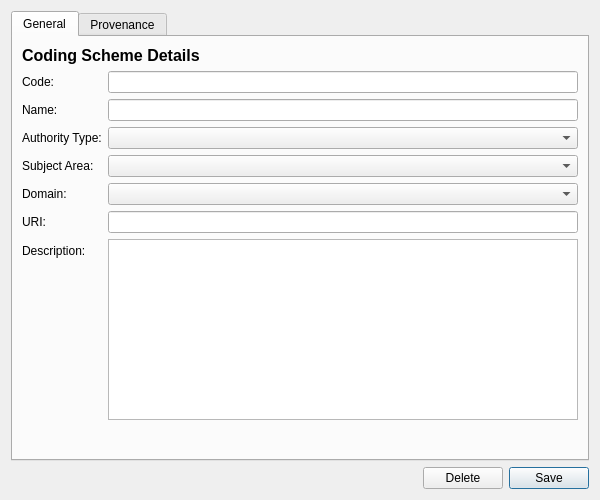
<?xml version="1.0" encoding="UTF-8"?>
<ui version="4.0">
 <class>CodingSchemeDetailDialog</class>
 <widget class="QWidget" name="CodingSchemeDetailDialog">
  <property name="geometry">
   <rect>
    <x>0</x>
    <y>0</y>
    <width>600</width>
    <height>500</height>
   </rect>
  </property>
  <property name="minimumSize">
   <size>
    <width>600</width>
    <height>500</height>
   </size>
  </property>
  <property name="windowTitle">
   <string>Coding Scheme</string>
  </property>
  <layout class="QVBoxLayout" name="verticalLayout">
   <item>
    <widget class="QTabWidget" name="tabWidget">
     <property name="currentIndex">
      <number>0</number>
     </property>
     <widget class="QWidget" name="generalTab">
      <attribute name="title">
       <string>General</string>
      </attribute>
      <layout class="QVBoxLayout" name="generalLayout">
       <item>
        <widget class="QLabel" name="titleLabel">
         <property name="font">
          <font>
           <pointsize>12</pointsize>
           <bold>true</bold>
          </font>
         </property>
         <property name="text">
          <string>Coding Scheme Details</string>
         </property>
        </widget>
       </item>
       <item>
        <layout class="QFormLayout" name="formLayout">
         <item row="0" column="0">
          <widget class="QLabel" name="codeLabel">
           <property name="text">
            <string>Code:</string>
           </property>
          </widget>
         </item>
         <item row="0" column="1">
          <widget class="QLineEdit" name="codeEdit">
           <property name="maxLength">
            <number>100</number>
           </property>
          </widget>
         </item>
         <item row="1" column="0">
          <widget class="QLabel" name="nameLabel">
           <property name="text">
            <string>Name:</string>
           </property>
          </widget>
         </item>
         <item row="1" column="1">
          <widget class="QLineEdit" name="nameEdit">
           <property name="maxLength">
            <number>255</number>
           </property>
          </widget>
         </item>
         <item row="2" column="0">
          <widget class="QLabel" name="authorityTypeLabel">
           <property name="text">
            <string>Authority Type:</string>
           </property>
          </widget>
         </item>
         <item row="2" column="1">
          <widget class="QComboBox" name="authorityTypeCombo"/>
         </item>
         <item row="3" column="0">
          <widget class="QLabel" name="subjectAreaLabel">
           <property name="text">
            <string>Subject Area:</string>
           </property>
          </widget>
         </item>
         <item row="3" column="1">
          <widget class="QComboBox" name="subjectAreaCombo"/>
         </item>
         <item row="4" column="0">
          <widget class="QLabel" name="domainLabel">
           <property name="text">
            <string>Domain:</string>
           </property>
          </widget>
         </item>
         <item row="4" column="1">
          <widget class="QComboBox" name="domainCombo"/>
         </item>
         <item row="5" column="0">
          <widget class="QLabel" name="uriLabel">
           <property name="text">
            <string>URI:</string>
           </property>
          </widget>
         </item>
         <item row="5" column="1">
          <widget class="QLineEdit" name="uriEdit">
           <property name="maxLength">
            <number>500</number>
           </property>
          </widget>
         </item>
         <item row="6" column="0">
          <widget class="QLabel" name="descriptionLabel">
           <property name="text">
            <string>Description:</string>
           </property>
          </widget>
         </item>
         <item row="6" column="1">
          <widget class="QPlainTextEdit" name="descriptionEdit">
           <property name="maximumHeight">
            <number>80</number>
           </property>
          </widget>
         </item>
        </layout>
       </item>
       <item>
        <spacer name="verticalSpacer">
         <property name="orientation">
          <enum>Qt::Vertical</enum>
         </property>
         <property name="sizeHint" stdset="0">
          <size>
           <width>20</width>
           <height>40</height>
          </size>
         </property>
        </spacer>
       </item>
      </layout>
     </widget>
     <widget class="QWidget" name="provenanceTab">
      <attribute name="title">
       <string>Provenance</string>
      </attribute>
      <layout class="QVBoxLayout" name="provenanceTabLayout">
       <item>
        <widget class="ores::qt::ProvenanceWidget" name="provenanceWidget" native="true"/>
       </item>
      </layout>
     </widget>
    </widget>
   </item>
   <item>
    <layout class="QHBoxLayout" name="buttonLayout">
     <item>
      <spacer name="horizontalSpacer">
       <property name="orientation">
        <enum>Qt::Horizontal</enum>
       </property>
       <property name="sizeHint" stdset="0">
        <size>
         <width>40</width>
         <height>20</height>
        </size>
       </property>
      </spacer>
     </item>
     <item>
      <widget class="QPushButton" name="deleteButton">
       <property name="text">
        <string>Delete</string>
       </property>
      </widget>
     </item>
     <item>
      <widget class="QPushButton" name="saveButton">
       <property name="text">
        <string>Save</string>
       </property>
       <property name="default">
        <bool>true</bool>
       </property>
      </widget>
     </item>
    </layout>
   </item>
  </layout>
 </widget>
 <customwidgets>
  <customwidget>
   <class>ores::qt::ProvenanceWidget</class>
   <extends>QWidget</extends>
   <header>ores.qt/ProvenanceWidget.hpp</header>
  </customwidget>
 </customwidgets>
 <resources/>
 <connections/>
</ui>
